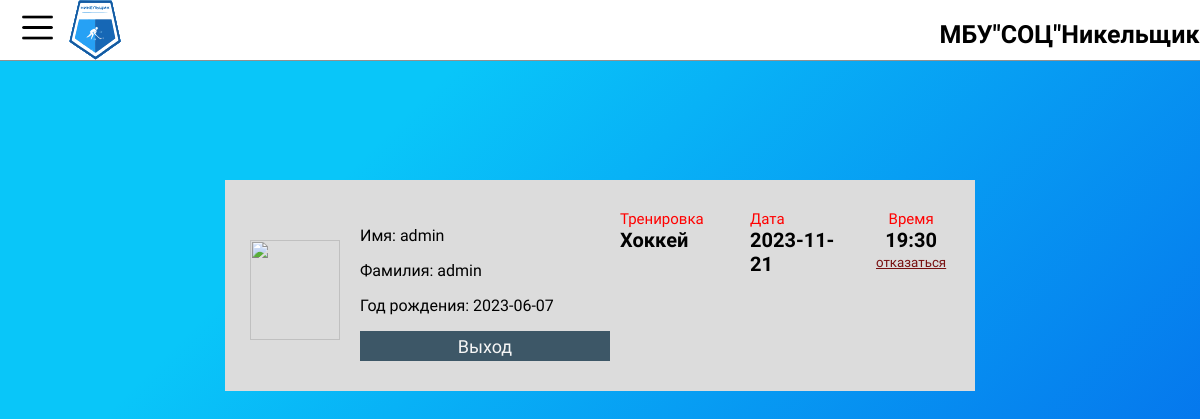
Page /pages/profile.php (signed in) on the earlier database version.
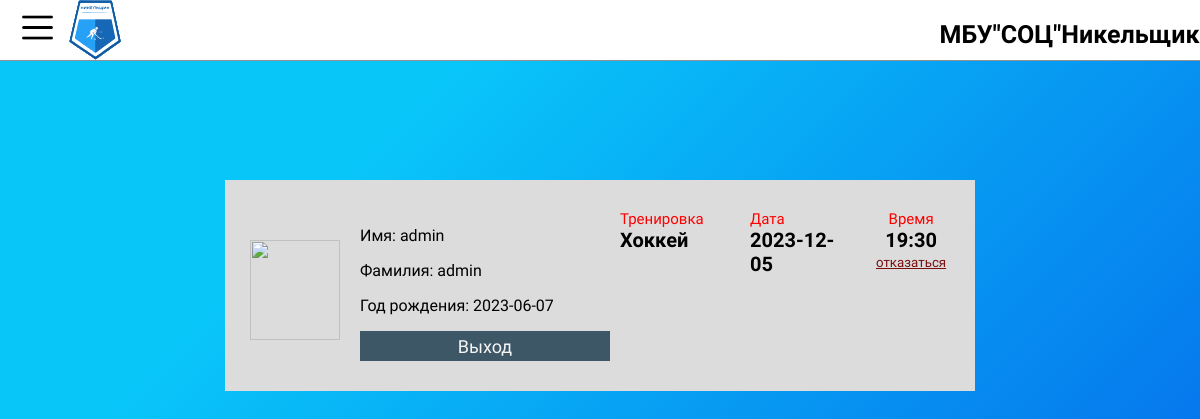
Same page on the later database version.
### tables this page shows
CREATE TABLE `workout` (
  `id` int NOT NULL,
  `first_name` varchar(50) NOT NULL,
  `last_name` varchar(50) NOT NULL,
  `date` date NOT NULL
);

### pages/profile.php (the view, shortened to what this page needs)
<?php
include("header.php");
?>
<div class="main-content">
        <div class="main-info">
                    <div class="profile-sect">
                        <div class="img-prof">
                        <img src="../img/userfoto.png" alt="" id="img-profil">
                        </div>
                        <div class="info-prof">
                           <p> Имя: <?php echo  $_SESSION['user_name_us'];?>  </p>
                            <p> Фамилия:  <?php echo  $_SESSION['user_name_last'];?></p>
                            <p> Год рождения:  <?php echo  $_SESSION['user_birthday'];?></p>
                            <a href="bd_connect/logout.php"><input type="button" value="Выход" class="logaut-btn-profil"></a>
                        </div>
                                            <div class="column-work">
                        <?php
                                            $sql = "SELECT * FROM `workout`";
                                            $result = $con ->query($sql);
                                            for($data = []; $row = mysqli_fetch_assoc($result); $data[]=$row)
                                            {
                                            }
                                            $i=0;
                                            foreach($data as $elem)
                                            {
                                                    if($_SESSION['user_name_last'] ==$elem['last_name'] ){
                                                                  $i++;
                                             ?>
                                                        <div class="flex-work">
                                                                <div class="name-column">
                                                                    <span class="date-work">Тренировка</span>
                                                                    <span class="time-work">Хоккей</span>
                                                                </div>
                                                                <div class="name-column">
                                                                    <span class="date-work">Дата</span>
                                                                    <span class="time-work"><?php echo $elem['date'] ;?></span>
                                                                </div>
                                                                <div class="info-workaut">
                                                                    <span class="date-work">Время</span>
                                                                    <span class="time-work">19:30</span> <form  method="post">
                                                                    <?php  $id= $elem['id']  ;echo '<input type="submit" value="отказаться" class="btn-del" name='.$id.'>';
                                                                       ?></form>
                                                                </div>
                                                        </div>
                                            <?php  }
                                        }  if($i==0){
                                            echo ' <h1>Тренировок нет</h1>';
                                            $l =   date('Y/m/d',strtotime("-1 days"));
                                            $z = date('Y/m/d',strtotime("-1 days"));
                                        } ?>
                                            </div>
                    </div>
        </div>
</div>

Differences in the rows shown:
removed workout: date "2023-11-21"
added workout: date "2023-12-05"
